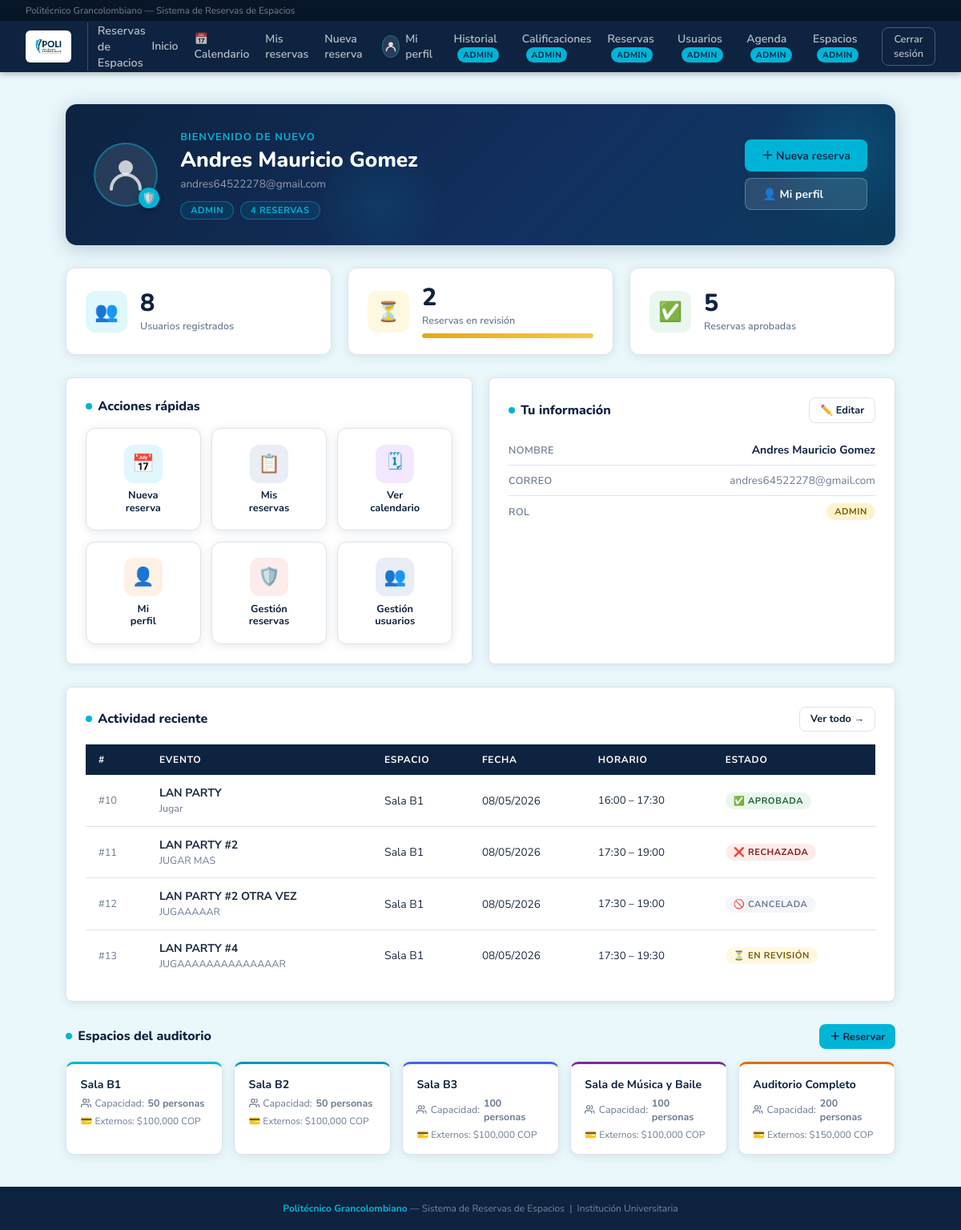
The page /dashboard (signed in) on the database as committed earlier.
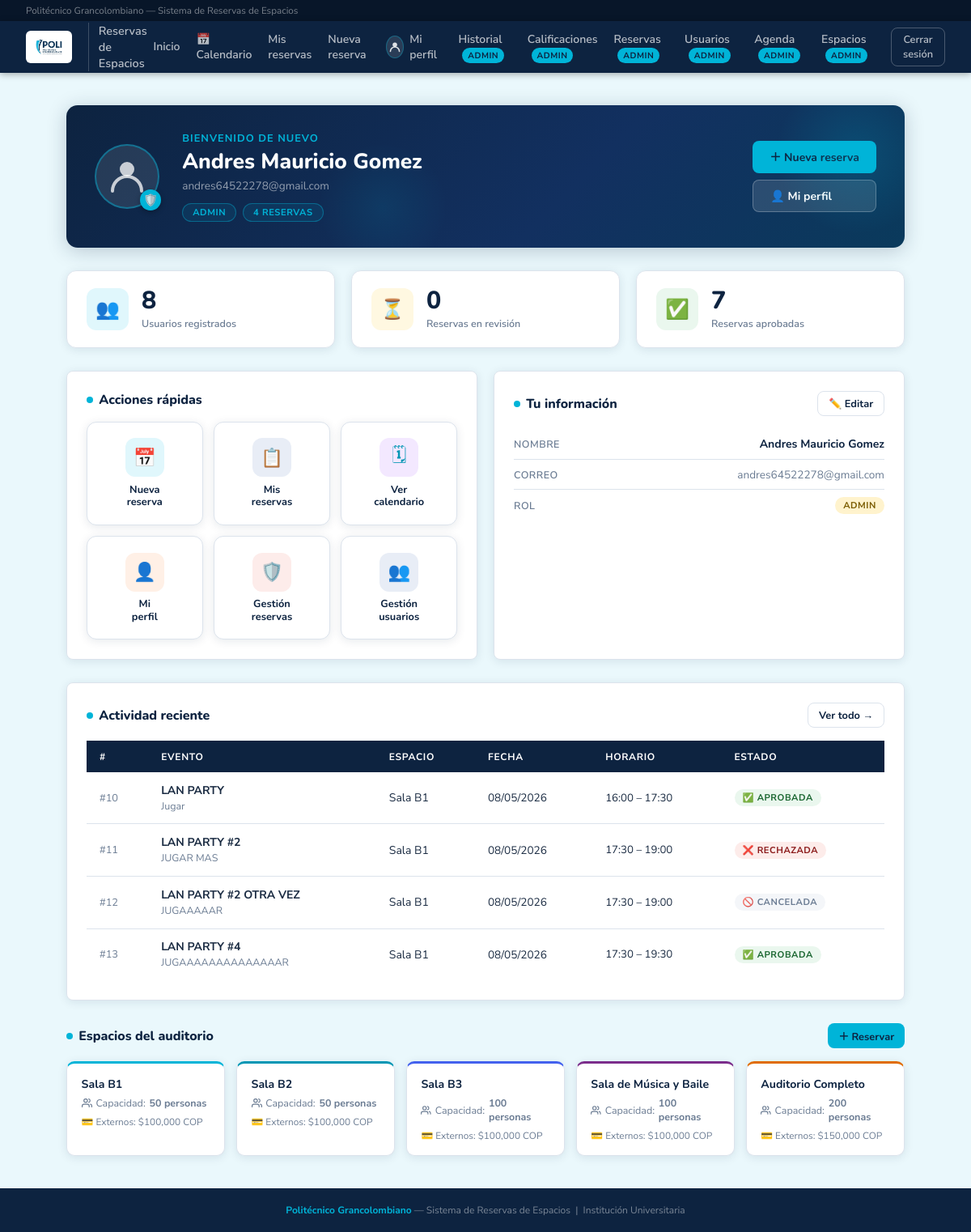
The same page on the database as committed later.
### database.py (models this page shows, shortened)
class Reserva(Base):
    __tablename__ = "reserva"
    id            = Column(Integer, primary_key=True, autoincrement=True)
    cant_personas = Column(Integer, nullable=False)
    tipo_evento   = Column(String,  nullable=False)
    finalidad     = Column(String,  nullable=True)
    indumentaria          = Column(String, nullable=True)
    servicios_adicionales = Column(String, nullable=True)  # RF-11: sonido, video, sillas, etc.
    justificacion_rechazo = Column(String, nullable=True)  # Razón del rechazo (obligatoria al rechazar)
    fecha        = Column(Date,     nullable=False)
    hora_inicio  = Column(Time,     nullable=False)
    hora_fin     = Column(Time,     nullable=False)
    estado       = Column(String,   nullable=False, default="pendiente")
    usuario_id   = Column(Integer, ForeignKey("usuario.id"), nullable=False)
    usuario            = relationship("Usuario",               back_populates="reservas")
    espacios           = relationship("Espacio",               secondary=reserva_espacio, back_populates="reservas")
    calificacion       = relationship("Calificacion",          back_populates="reserva", uselist=False)
    personas_externas  = relationship("PersonaExternaReserva", back_populates="reserva",
                                      cascade="all, delete-orphan")

class Espacio(Base):
    __tablename__ = "espacio"
    id        = Column(Integer, primary_key=True, autoincrement=True)
    nombre    = Column(String,  nullable=False)
    capacidad = Column(Integer, nullable=False)
    costo_externo = Column(Numeric(12, 2), nullable=True)
    reservas  = relationship("Reserva", secondary=reserva_espacio, back_populates="espacios")

### app.py (the view)
@app.route("/dashboard")
@requiere_login
def dashboard():
    u = usuario_logueado()
    total_usuarios   = db.query(Usuario).count()
    total_pendientes = db.query(Reserva).filter_by(estado="pendiente").count() if u.rol == "admin" else 0
    total_aprobadas  = db.query(Reserva).filter_by(estado="aprobada").count()  if u.rol == "admin" else 0
    total_espacios   = db.query(Espacio).count()
    espacios         = db.query(Espacio).all()
    mis_reservas_rec = db.query(Reserva).filter_by(usuario_id=u.id)\
                         .order_by(Reserva.fecha.desc()).limit(5).all()
    mis_pendientes = db.query(Reserva).filter_by(usuario_id=u.id, estado="pendiente").count()
    mis_aprobadas  = db.query(Reserva).filter_by(usuario_id=u.id, estado="aprobada").count()
    mis_total      = db.query(Reserva).filter_by(usuario_id=u.id).count()
    return render_template("dashboard.html", usuario=u,
                           total_usuarios=total_usuarios,
                           total_pendientes=total_pendientes,
                           total_aprobadas=total_aprobadas,
                           total_espacios=total_espacios,
                           espacios=espacios,
                           mis_reservas_rec=mis_reservas_rec,
                           mis_pendientes=mis_pendientes,
                           mis_aprobadas=mis_aprobadas,
                           mis_total=mis_total)

### app.py (called while the page is built)
@app.after_request
def agregar_headers_no_cache(response):
    response.headers["Cache-Control"] = "no-store, no-cache, must-revalidate, max-age=0, post-check=0, pre-check=0"
    response.headers["Pragma"] = "no-cache"
    response.headers["Expires"] = "-1"
    return response

@app.before_request
def limpiar_sesion_al_iniciar():
    if not app.config.get("SESION_LIMPIADA"):
        session.clear()
        app.config["SESION_LIMPIADA"] = True
        _cargar_espacios_predefinidos()

def usuario_logueado():
    uid = session.get("usuario_id")
    if uid:
        return db.get(Usuario, uid)
    return None

def requiere_login(f):
    from functools import wraps
    @wraps(f)
    def wrapper(*args, **kwargs):
        if not usuario_logueado():
            flash("Debes iniciar sesión primero.", "warning")
            return redirect(url_for("login"))
        return f(*args, **kwargs)
    return wrapper

### templates/dashboard.html (shortened to what the changed rows need)
{% extends "base.html" %}
{% block content %}
{% if usuario.rol == 'admin' %}
<div class="grid grid-3 anim-2" style="margin-bottom:1.75rem;">
  <div class="stat-card">
    <div class="stat-icon-wrap si-cyan">👥</div>
    <div class="stat-body">
      <div class="stat-num">{{ total_usuarios }}</div>
      <div class="stat-lbl">Usuarios registrados</div>
    </div>
  </div>
  <div class="stat-card">
    <div class="stat-icon-wrap si-yellow">⏳</div>
    <div class="stat-body">
      <div class="stat-num">{{ total_pendientes }}</div>
      <div class="stat-lbl">Reservas en revisión</div>
      {% if total_pendientes > 0 %}
      <div class="progress-bar-wrap" style="margin-top:.5rem;">
        <div class="progress-bar-fill" style="width:100%; background:linear-gradient(90deg,#e6a817,#f7c948);"></div>
      </div>
      {% endif %}
    </div>
  </div>
  <div class="stat-card">
    <div class="stat-icon-wrap si-green">✅</div>
    <div class="stat-body">
      <div class="stat-num">{{ total_aprobadas }}</div>
      <div class="stat-lbl">Reservas aprobadas</div>
    </div>
  </div>
</div>
{% endif %}
<div class="card anim-4" style="margin-bottom:1.75rem;">
  {% if mis_reservas_rec %}
  <table>
    <thead>
      <tr>
        <th>#</th>
        <th>Evento</th>
        <th>Espacio</th>
        <th>Fecha</th>
        <th>Horario</th>
        <th>Estado</th>
      </tr>
    </thead>
    <tbody>
      {% for r in mis_reservas_rec %}
      <tr>
        <td style="color:var(--muted); font-size:.8rem;">#{{ r.id }}</td>
        <td><strong>{{ r.tipo_evento }}</strong><br><span style="font-size:.78rem; color:var(--muted);">{{ r.finalidad }}</span></td>
        <td>{{ r.espacios[0].nombre if r.espacios else '—' }}</td>
        <td style="font-size:.85rem; white-space:nowrap;">{{ r.fecha.strftime('%d/%m/%Y') }}</td>
        <td style="font-size:.83rem; white-space:nowrap;">{{ r.hora_inicio.strftime('%H:%M') }} – {{ r.hora_fin.strftime('%H:%M') }}</td>
        <td>
          {% if r.estado == 'pendiente' %}
            <span class="pill p-pendiente">⏳ En revisión</span>
          {% elif r.estado == 'aprobada' %}
            <span class="pill p-aprobada">✅ Aprobada</span>
          {% elif r.estado == 'rechazada' %}
            <span class="pill p-rechazada">❌ Rechazada</span>
          {% elif r.estado == 'cancelada' %}
            <span class="pill p-cancelada">🚫 Cancelada</span>
          {% endif %}
        </td>
      </tr>
      {% endfor %}
    </tbody>
  </table>
  {% endif %}
</div>
    {% set colores = ['var(--cyan)', '#0096b4', '#4361ee', '#7b2d8b', '#e06c00'] %}
{% endblock %}

Rows that differ between the two databases and show on the page:
changed Reserva "LAN PARTY #4": estado "⏳ EN REVISIÓN" → "✅ APROBADA"
Other text that changed with them:
{{ total_pendientes }}: "2" → "0"
{{ total_aprobadas }}: "5" → "7"
